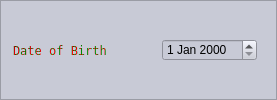
                 <widget class="QFrame" name="frame_7">
                  <property name="minimumSize">
                   <size>
                    <width>0</width>
                    <height>0</height>
                   </size>
                  </property>
                  <property name="maximumSize">
                   <size>
                    <width>600</width>
                    <height>16777215</height>
                   </size>
                  </property>
                  <property name="styleSheet">
                   <string notr="true">background-color: rgb(200, 202, 214);</string>
                  </property>
                  <property name="frameShape">
                   <enum>QFrame::StyledPanel</enum>
                  </property>
                  <property name="frameShadow">
                   <enum>QFrame::Raised</enum>
                  </property>
                  <layout class="QHBoxLayout" name="horizontalLayout_10">
                   <property name="leftMargin">
                    <number>3</number>
                   </property>
                   <property name="topMargin">
                    <number>3</number>
                   </property>
                   <property name="rightMargin">
                    <number>3</number>
                   </property>
                   <property name="bottomMargin">
                    <number>3</number>
                   </property>
                   <item>
                    <widget class="QFrame" name="frame_25">
                     <property name="frameShape">
                      <enum>QFrame::NoFrame</enum>
                     </property>
                     <property name="frameShadow">
                      <enum>QFrame::Raised</enum>
                     </property>
                     <layout class="QVBoxLayout" name="verticalLayout_17">
                      <item>
                       <widget class="QLabel" name="l_birth">
                        <property name="minimumSize">
                         <size>
                          <width>125</width>
                          <height>0</height>
                         </size>
                        </property>
                        <property name="maximumSize">
                         <size>
                          <width>125</width>
                          <height>16777215</height>
                         </size>
                        </property>
                        <property name="font">
                         <font>
                          <family>Fixedsys</family>
                         </font>
                        </property>
                        <property name="styleSheet">
                         <string notr="true">color: qlineargradient(spread:reflect, x1:0, y1:0.534, x2:1, y2:0.523, stop:0 rgba(0, 142, 0, 255), stop:0.513812 rgba(0, 0, 0, 255), stop:1 rgba(255, 0, 0, 255));</string>
                        </property>
                        <property name="text">
                         <string>Date of Birth</string>
                        </property>
                       </widget>
                      </item>
                     </layout>
                    </widget>
                   </item>
                   <item>
                    <widget class="QFrame" name="frame_26">
                     <property name="frameShape">
                      <enum>QFrame::NoFrame</enum>
                     </property>
                     <property name="frameShadow">
                      <enum>QFrame::Raised</enum>
                     </property>
                     <layout class="QVBoxLayout" name="verticalLayout_16">
                      <property name="rightMargin">
                       <number>16</number>
                      </property>
                      <item>
                       <widget class="QDateEdit" name="de_birth"/>
                      </item>
                     </layout>
                    </widget>
                   </item>
                  </layout>
                 </widget>
